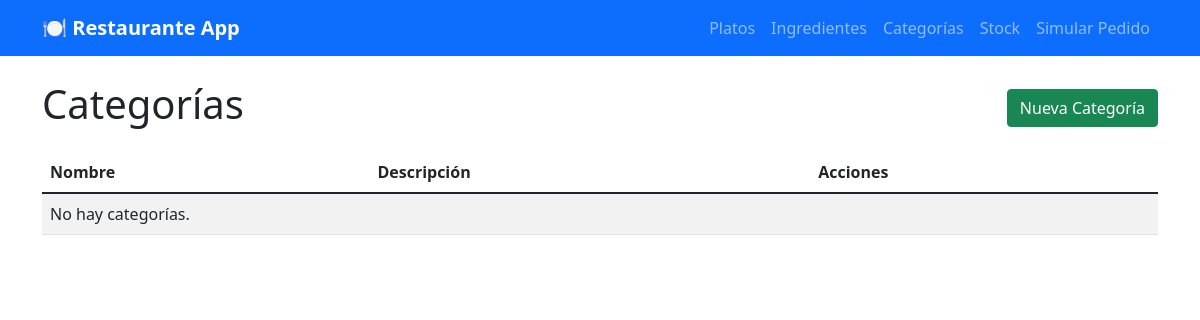
Page /categorias/ on the earlier database version.
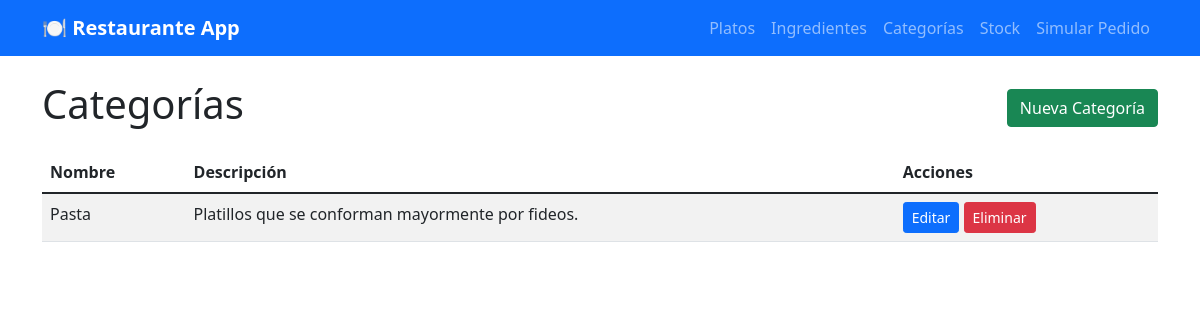
Same page on the later database version.
### mainApp/models.py (models this page shows, shortened)
class CategoriaMenu(models.Model):
    nombre = models.CharField(max_length=100)
    descripcion = models.TextField(blank=True)

### mainApp/views.py (the view)
def categoria_list(request):
    categorias = CategoriaMenu.objects.all()
    return render(request, 'mainApp/categoria_list.html', {'categorias': categorias})

### mainApp/templates/mainApp/categoria_list.html
{% extends 'base.html' %}
{% block content %}
<div class="d-flex justify-content-between align-items-center mb-3">
    <h1>Categorías</h1>
    <a class="btn btn-success" href="{% url 'categoria_create' %}">Nueva Categoría</a>
</div>
<table class="table table-striped">
    <thead>
        <tr>
            <th>Nombre</th>
            <th>Descripción</th>
            <th>Acciones</th>
        </tr>
    </thead>
    <tbody>
        {% for c in categorias %}
        <tr>
            <td>{{ c.nombre }}</td>
            <td>{{ c.descripcion }}</td>
            <td class="table-actions">
                <a class="btn btn-primary btn-sm" href="{% url 'categoria_update' c.pk %}">Editar</a>
                <a class="btn btn-danger btn-sm" href="{% url 'categoria_delete' c.pk %}">Eliminar</a>
            </td>
        </tr>
        {% empty %}
        <tr><td colspan="3">No hay categorías.</td></tr>
        {% endfor %}
    </tbody>
</table>
{% endblock %}

Differences in the rows shown:
added CategoriaMenu: nombre "Pasta", descripcion "Platillos que se conforman mayormente por fideos."
Other differences:
text no longer shown: "No hay categorías."
